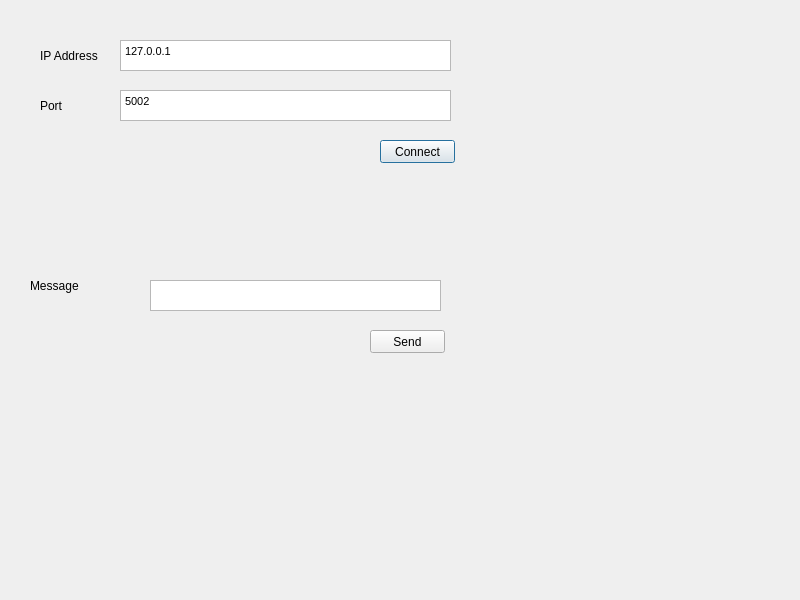
<?xml version="1.0" encoding="UTF-8"?>
<ui version="4.0">
 <class>Dialog</class>
 <widget class="QDialog" name="Dialog">
  <property name="geometry">
   <rect>
    <x>0</x>
    <y>0</y>
    <width>800</width>
    <height>600</height>
   </rect>
  </property>
  <property name="windowTitle">
   <string>Dialog</string>
  </property>
  <widget class="QLabel" name="label">
   <property name="geometry">
    <rect>
     <x>40</x>
     <y>40</y>
     <width>61</width>
     <height>31</height>
    </rect>
   </property>
   <property name="text">
    <string>IP Address</string>
   </property>
  </widget>
  <widget class="QTextEdit" name="textEditIP">
   <property name="geometry">
    <rect>
     <x>120</x>
     <y>40</y>
     <width>331</width>
     <height>31</height>
    </rect>
   </property>
   <property name="html">
    <string>&lt;!DOCTYPE HTML PUBLIC &quot;-//W3C//DTD HTML 4.0//EN&quot; &quot;http://www.w3.org/TR/REC-html40/strict.dtd&quot;&gt;
&lt;html&gt;&lt;head&gt;&lt;meta name=&quot;qrichtext&quot; content=&quot;1&quot; /&gt;&lt;style type=&quot;text/css&quot;&gt;
p, li { white-space: pre-wrap; }
&lt;/style&gt;&lt;/head&gt;&lt;body style=&quot; font-family:'MS Shell Dlg 2'; font-size:8.25pt; font-weight:400; font-style:normal;&quot;&gt;
&lt;p style=&quot; margin-top:0px; margin-bottom:0px; margin-left:0px; margin-right:0px; -qt-block-indent:0; text-indent:0px;&quot;&gt;&lt;span style=&quot; font-family:'MS Shell Dlg 2';&quot;&gt;127.0.0.1&lt;/span&gt;&lt;/p&gt;&lt;/body&gt;&lt;/html&gt;</string>
   </property>
  </widget>
  <widget class="QTextEdit" name="textEditPort">
   <property name="geometry">
    <rect>
     <x>120</x>
     <y>90</y>
     <width>331</width>
     <height>31</height>
    </rect>
   </property>
   <property name="html">
    <string>&lt;!DOCTYPE HTML PUBLIC &quot;-//W3C//DTD HTML 4.0//EN&quot; &quot;http://www.w3.org/TR/REC-html40/strict.dtd&quot;&gt;
&lt;html&gt;&lt;head&gt;&lt;meta name=&quot;qrichtext&quot; content=&quot;1&quot; /&gt;&lt;style type=&quot;text/css&quot;&gt;
p, li { white-space: pre-wrap; }
&lt;/style&gt;&lt;/head&gt;&lt;body style=&quot; font-family:'MS Shell Dlg 2'; font-size:8.25pt; font-weight:400; font-style:normal;&quot;&gt;
&lt;p style=&quot; margin-top:0px; margin-bottom:0px; margin-left:0px; margin-right:0px; -qt-block-indent:0; text-indent:0px;&quot;&gt;&lt;span style=&quot; font-family:'MS Shell Dlg 2';&quot;&gt;5002&lt;/span&gt;&lt;/p&gt;&lt;/body&gt;&lt;/html&gt;</string>
   </property>
  </widget>
  <widget class="QLabel" name="label_2">
   <property name="geometry">
    <rect>
     <x>40</x>
     <y>90</y>
     <width>61</width>
     <height>31</height>
    </rect>
   </property>
   <property name="text">
    <string>Port</string>
   </property>
  </widget>
  <widget class="QPushButton" name="pushButtonConnect">
   <property name="geometry">
    <rect>
     <x>380</x>
     <y>140</y>
     <width>75</width>
     <height>23</height>
    </rect>
   </property>
   <property name="text">
    <string>Connect</string>
   </property>
  </widget>
  <widget class="QLabel" name="label_3">
   <property name="geometry">
    <rect>
     <x>30</x>
     <y>270</y>
     <width>61</width>
     <height>31</height>
    </rect>
   </property>
   <property name="text">
    <string>Message</string>
   </property>
  </widget>
  <widget class="QTextEdit" name="textEditMessage">
   <property name="geometry">
    <rect>
     <x>150</x>
     <y>280</y>
     <width>291</width>
     <height>31</height>
    </rect>
   </property>
  </widget>
  <widget class="QPushButton" name="pushButtonSend">
   <property name="geometry">
    <rect>
     <x>370</x>
     <y>330</y>
     <width>75</width>
     <height>23</height>
    </rect>
   </property>
   <property name="text">
    <string>Send</string>
   </property>
  </widget>
 </widget>
 <resources/>
 <connections/>
</ui>
